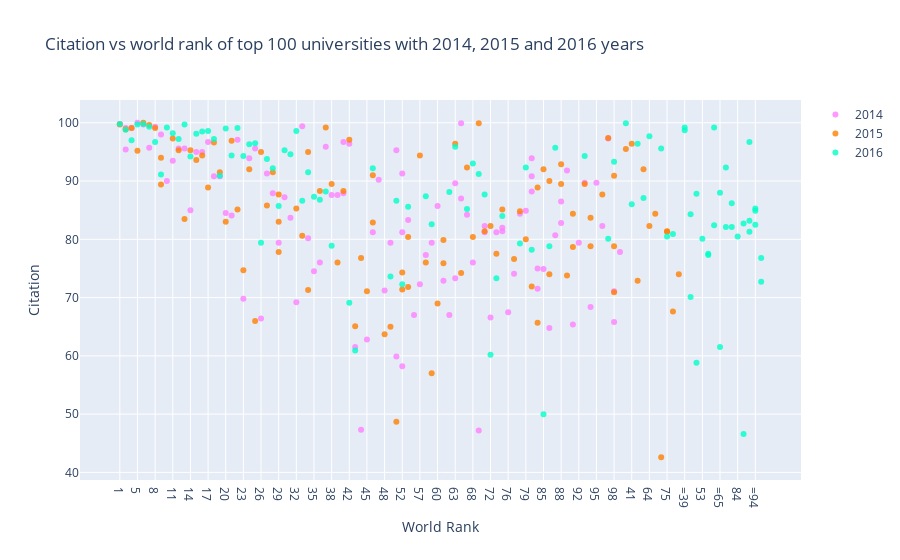

Source (notebook cell):
### Markdown cell above
<a id = "2"></a>
## Scatter

<span style="color:red">Scatter Example: Citation vs world rank of top 100 universities with 2014, 2015 and 2016 years</span>

* Import graph_objs as go
* Creating traces
  * x = x axis
  * y = y axis
  * mode = type of plot like marker, line or line + markers
  * name = name of the plots
  * marker = marker is used with dictionary.
    * color = color of lines. It takes RGB (red, green, blue) and opacity (alpha)
  * text = The hover text (hover is curser)
* data = is a list that we add traces into it
* layout = it is dictionary.
  * title = title of layout
  * x axis = it is dictionary
    * title = label of x axis
    * ticklen = length of x axis ticks
    * zeroline = showing zero line or not
  * y axis = it is dictionary and same with x axis
* fig = it includes data and layout
* iplot() = plots the figure(fig) that is created by data and layout

### Code cell
# prepare data frames
df2014 = timesData[timesData.year == 2014].iloc[:100,:]
df2015 = timesData[timesData.year == 2015].iloc[:100,:]
df2016 = timesData[timesData.year == 2016].iloc[:100,:]

# import graph objects as "go"
import plotly.graph_objs as go

# creating trace1
trace1 =go.Scatter(
                    x = df2014.world_rank,
                    y = df2014.citations,
                    mode = "markers",
                    name = "2014",
                    marker = dict(color = 'rgba(255, 128, 255, 0.8)'),
                    text= df2014.university_name)
# creating trace2
trace2 =go.Scatter(
                    x = df2015.world_rank,
                    y = df2015.citations,
                    mode = "markers",
                    name = "2015",
                    marker = dict(color = 'rgba(255, 128, 2, 0.8)'),
                    text= df2015.university_name)
# creating trace3
trace3 =go.Scatter(
                    x = df2016.world_rank,
                    y = df2016.citations,
                    mode = "markers",
                    name = "2016",
                    marker = dict(color = 'rgba(0, 255, 200, 0.8)'),
                    text= df2016.university_name)
data = [trace1, trace2, trace3]
layout = dict(title = 'Citation vs world rank of top 100 universities with 2014, 2015 and 2016 years',
              xaxis= dict(title= 'World Rank',ticklen= 5,zeroline= False),
              yaxis= dict(title= 'Citation',ticklen= 5,zeroline= False)
             )
fig = dict(data = data, layout = layout)
iplot(fig)

### Figure 1 — Plotly figure (JSON) as saved in the notebook; plotly's stock layout.template omitted (floating-point values rounded to 4 significant figures)
{"data": [{"marker": {"color": "rgba(255, 128, 255, 0.8)"}, "mode": "markers", "name": "2014", "text": ["California Institute of Technology", "Harvard University", "University of Oxford", "Stanford University", "Massachusetts Institute of Technology", "Princeton University", "University of Cambridge", "University of California, Berkeley", "University of Chicago", "Imperial College London", "Yale University", "University of California, Los Angeles", "Columbia University", "ETH Zurich – Swiss Federal Institute of Technology Zurich", "Johns Hopkins University", "University of Pennsylvania", "Duke University", "University of Michigan", "Cornell University", "University of Toronto", "University College London", "Northwestern University", "University of Tokyo", "Carnegie Mellon University", "University of Washington", "National University of Singapore", "University of Texas at Austin", "Georgia Institute of Technology", "University of Illinois at Urbana-Champaign", "University of Wisconsin-Madison", "University of British Columbia", "London School of Economics and Political Science", "University of California, Santa Barbara", "University of Melbourne", "McGill University", "Karolinska Institute", "École Polytechnique Fédérale de Lausanne", "King’s College London", "University of Edinburgh", "New York University", "University of California, San Diego", "Washington University in St Louis", "University of Hong Kong", "Seoul National University", "Peking University", "University of Minnesota", "University of North Carolina at Chapel Hill", "Australian National University", "Pennsylvania State University", "Boston University", "Tsinghua University", "Brown University", "Kyoto University", "University of California, Davis", "LMU Munich", "Korea Advanced Institute of Science and Technology (KAIST)", "Hong Kong University of Science and Technology", "University of Manchester", "Ohio State University", "Pohang University of Science and Technology", "KU Leuven", "Purdue University", "The University of Queensland", "University of Göttingen", "Rice University", "École Normale Supérieure", "Leiden University", "Heidelberg University", "Delft University of Technology", "University of Southern California", "École Polytechnique", "University of Sydney", "Erasmus University Rotterdam", "University of Basel", "Utrecht University", "Nanyang Technological University", "Wageningen University and Research Center", "University of Pittsburgh", "University of Bristol", "Durham University", "Emory University", "Tufts University", "Michigan State University", "University of Amsterdam", "Ghent University", "Free University of Berlin", "Technical University of Munich", "Case Western Reserve University", "Vanderbilt University", "University of Notre Dame", "Monash University", "McMaster University", "University of California, Irvine", "Humboldt University of Berlin", "University of Rochester", "Pierre and Marie Curie University", "University of Colorado Boulder", "Maastricht University", "University of Groningen", "University of Helsinki"], "type": "scatter", "x": ["1", "2", "2", "4", "5", "6", "7", "8", "9", "10", "11", "12", "13", "14", "15", "16", "17", "18", "19", "20", "21", "22", "23", "24", "25", "26", "27", "28", "29", "30", "31", "32", "33", "34", "35", "36", "37", "38", "39", "40", "40", "42", "43", "44", "45", "46", "47", "48", "49", "50", "50", "52", "52", "52", "55", "56", "57", "58", "59", "60", "61", "62", "63", "63", "65", "65", "67", "68", "69", "70", "70", "72", "73", "74", "74", "76", "77", "78", "79", "80", "80", "80", "83", "83", "85", "86", "87", "88", "88", "90", "91", "92", "93", "94", "95", "96", "97", "98", "98", "100"], "y": [99.8, 99.1, 95.4, 99.1, 100.0, 99.7, 95.7, 99.3, 98.0, 90.0, 93.5, 95.6, 95.6, 85.0, 95.0, 95.0, 96.7, 90.8, 90.8, 84.5, 84.1, 97.1, 69.8, 93.9, 95.6, 66.4, 91.3, 87.9, 79.4, 87.2, 83.7, 69.2, 99.4, 80.2, 74.5, 76.0, 95.9, 87.6, 87.6, 87.9, 96.7, 96.4, 61.5, 47.3, 62.8, 81.2, 90.2, 71.2, 79.4, 95.3, 59.9, 91.3, 58.2, 81.2, 83.3, 67.0, 72.3, 77.3, 79.4, 85.7, 72.9, 67.0, 73.3, 89.6, 99.9, 87.0, 84.2, 76.0, 47.2, 81.2, 82.3, 66.6, 81.2, 81.4, 82.0, 67.5, 74.1, 84.4, 84.9, 88.2, 90.8, 93.9, 71.5, 75.0, 74.9, 64.8, 80.7, 82.8, 86.5, 91.8, 65.4, 79.4, 89.7, 68.4, 89.7, 82.3, 97.3, 65.8, 71.1, 77.8]}, {"marker": {"color": "rgba(255, 128, 2, 0.8)"}, "mode": "markers", "name": "2015", "text": ["California Institute of Technology", "Harvard University", "University of Oxford", "Stanford University", "University of Cambridge", "Massachusetts Institute of Technology", "Princeton University", "University of California, Berkeley", "Imperial College London", "Yale University", "University of Chicago", "University of California, Los Angeles", "ETH Zurich – Swiss Federal Institute of Technology Zurich", "Columbia University", "Johns Hopkins University", "University of Pennsylvania", "University of Michigan", "Duke University", "Cornell University", "University of Toronto", "Northwestern University", "University College London", "University of Tokyo", "Carnegie Mellon University", "National University of Singapore", "University of Washington", "Georgia Institute of Technology", "University of Texas at Austin", "LMU Munich", "University of Illinois at Urbana-Champaign", "University of Wisconsin-Madison", "University of British Columbia", "University of Melbourne", "London School of Economics and Political Science", "École Polytechnique Fédérale de Lausanne", "University of Edinburgh", "University of California, Santa Barbara", "New York University", "McGill University", "King’s College London", "University of California, San Diego", "Washington University in St Louis", "University of Hong Kong", "Karolinska Institute", "Australian National University", "University of Minnesota", "University of North Carolina at Chapel Hill", "Peking University", "Tsinghua University", "Seoul National University", "Hong Kong University of Science and Technology", "Korea Advanced Institute of Science and Technology (KAIST)", "University of Manchester", "Brown University", "KU Leuven", "University of California, Davis", "Boston University", "Pennsylvania State University", "Kyoto University", "University of Sydney", "Nanyang Technological University", "École Polytechnique", "Scuola Normale Superiore di Pisa", "Leiden University", "The University of Queensland", "Pohang University of Science and Technology", "University of Göttingen", "Ohio State University", "Rice University", "Heidelberg University", "Delft University of Technology", "Erasmus University Rotterdam", "Wageningen University and Research Center", "University of Bristol", "University of Basel", "University of Southern California", "University of Amsterdam", "École Normale Supérieure", "Utrecht University", "Humboldt University of Berlin", "Free University of Berlin", "Michigan State University", "Durham University", "Monash University", "Middle East Technical University", "University of Arizona", "University of Notre Dame", "Tufts University", "University of California, Irvine", "Ghent University", "University of Massachusetts", "University of Pittsburgh", "Emory University", "McMaster University", "University of Glasgow", "Vanderbilt University", "University of Colorado Boulder", "Stockholm University", "Technical University of Munich", "Uppsala University"], "type": "scatter", "x": ["1", "2", "3", "4", "5", "6", "7", "8", "9", "9", "11", "12", "13", "14", "15", "16", "17", "18", "19", "20", "21", "22", "23", "24", "25", "26", "27", "28", "29", "29", "29", "32", "33", "34", "34", "36", "37", "38", "39", "40", "41", "42", "43", "44", "45", "46", "46", "48", "49", "50", "51", "52", "52", "54", "55", "55", "57", "58", "59", "60", "61", "61", "63", "64", "65", "66", "67", "68", "69", "70", "71", "72", "73", "74", "75", "75", "77", "78", "79", "80", "81", "82", "83", "83", "85", "86", "86", "88", "88", "90", "91", "91", "93", "94", "94", "96", "97", "98", "98", "98"], "y": [99.7, 98.9, 95.5, 99.1, 95.2, 100.0, 99.6, 99.1, 89.4, 94.0, 97.3, 95.3, 83.5, 95.3, 93.6, 94.4, 88.9, 96.6, 91.5, 83.0, 96.9, 85.1, 74.7, 92.0, 66.0, 95.0, 85.8, 91.5, 83.0, 77.8, 87.7, 85.3, 80.6, 71.3, 95.0, 88.3, 99.2, 89.5, 76.0, 88.3, 96.4, 97.1, 65.1, 76.8, 71.1, 82.9, 91.0, 63.7, 65.0, 48.7, 72.9, 71.4, 74.3, 92.0, 71.8, 80.4, 94.4, 76.0, 57.0, 69.0, 75.9, 79.9, 96.4, 82.3, 74.2, 84.4, 92.3, 80.4, 99.9, 81.4, 42.6, 82.3, 77.5, 85.1, 81.4, 81.3, 76.6, 84.8, 80.0, 71.9, 67.6, 74.0, 88.9, 65.7, 92.0, 74.0, 90.0, 92.9, 89.5, 73.8, 78.7, 84.4, 89.5, 78.8, 83.7, 87.7, 97.4, 90.9, 78.8, 70.9]}, {"marker": {"color": "rgba(0, 255, 200, 0.8)"}, "mode": "markers", "name": "2016", "text": ["California Institute of Technology", "University of Oxford", "Stanford University", "University of Cambridge", "Massachusetts Institute of Technology", "Harvard University", "Princeton University", "Imperial College London", "ETH Zurich – Swiss Federal Institute of Technology Zurich", "University of Chicago", "Johns Hopkins University", "Yale University", "University of California, Berkeley", "University College London", "Columbia University", "University of California, Los Angeles", "University of Pennsylvania", "Cornell University", "University of Toronto", "Duke University", "University of Michigan", "Carnegie Mellon University", "London School of Economics and Political Science", "University of Edinburgh", "Northwestern University", "National University of Singapore", "King’s College London", "Karolinska Institute", "LMU Munich", "New York University", "École Polytechnique Fédérale de Lausanne", "University of Washington", "University of Melbourne", "University of British Columbia", "KU Leuven", "University of Illinois at Urbana-Champaign", "Heidelberg University", "McGill University", "University of California, San Diego", "University of California, Santa Barbara", "Georgia Institute of Technology", "Peking University", "University of Tokyo", "University of California, Davis", "University of Hong Kong", "University of Texas at Austin", "Tsinghua University", "Wageningen University and Research Center", "Humboldt University of Berlin", "University of Wisconsin-Madison", "Brown University", "Australian National University", "Technical University of Munich", "École Normale Supérieure", "Nanyang Technological University", "University of Manchester", "University of Sydney", "University of Amsterdam", "Hong Kong University of Science and Technology", "The University of Queensland", "Washington University in St Louis", "Utrecht University", "University of North Carolina at Chapel Hill", "Boston University", "Delft University of Technology", "University of Minnesota", "Leiden University", "University of Southern California", "University of Bristol", "Durham University", "Erasmus University Rotterdam", "Free University of Berlin", "Monash University", "University of Groningen", "Pennsylvania State University", "University of Glasgow", "University of Helsinki", "University of Tübingen", "University of Pittsburgh", "University of Warwick", "Uppsala University", "University of Copenhagen", "University of New South Wales", "University of Freiburg", "Seoul National University", "University of St Andrews", "Vanderbilt University", "Kyoto University", "Maastricht University", "Emory University", "Lund University", "Ohio State University", "University of Exeter", "University of Bonn", "Georgetown University", "McMaster University", "University of Sheffield", "Queen Mary University of London", "University of Göttingen", "Michigan State University"], "type": "scatter", "x": ["1", "2", "3", "4", "5", "6", "7", "8", "9", "10", "11", "12", "13", "14", "15", "16", "17", "18", "19", "20", "21", "22", "23", "24", "25", "26", "27", "28", "29", "30", "31", "32", "33", "34", "35", "36", "37", "38", "=39", "=39", "41", "42", "43", "=44", "=44", "46", "=47", "=47", "49", "50", "51", "52", "53", "54", "55", "=56", "=56", "58", "59", "=60", "=60", "62", "63", "64", "=65", "=65", "67", "68", "69", "70", "71", "72", "73", "74", "75", "=76", "=76", "78", "79", "80", "81", "=82", "=82", "84", "85", "86", "87", "=88", "=88", "=90", "=90", "=90", "93", "=94", "=94", "=94", "97", "98", "=99", "=99"], "y": [99.8, 98.8, 99.9, 97.0, 99.7, 99.8, 99.3, 96.7, 91.1, 99.2, 98.2, 97.2, 99.7, 94.2, 98.1, 98.5, 98.6, 97.2, 90.9, 99.0, 94.4, 99.1, 94.3, 96.3, 96.5, 79.4, 93.8, 92.2, 85.7, 95.3, 94.6, 98.6, 86.6, 91.5, 87.3, 86.8, 88.2, 78.9, 98.7, 99.2, 86.0, 69.1, 60.9, 84.3, 70.1, 92.2, 58.8, 87.8, 73.6, 86.6, 96.4, 72.3, 80.1, 87.1, 85.6, 77.3, 77.5, 87.4, 82.6, 82.4, 99.2, 88.1, 95.9, 97.7, 61.5, 88.0, 85.2, 93.0, 91.2, 87.7, 95.6, 60.2, 73.3, 84.0, 80.5, 92.3, 82.1, 79.3, 92.3, 78.2, 80.9, 86.2, 82.1, 80.5, 50.0, 78.8, 95.7, 46.6, 82.7, 96.7, 81.3, 83.2, 94.3, 85.3, 82.5, 84.9, 80.1, 93.3, 72.7, 76.8]}], "layout": {"title": {"text": "Citation vs world rank of top 100 universities with 2014, 2015 and 2016 years"}, "xaxis": {"ticklen": 5, "title": {"text": "World Rank"}, "zeroline": false}, "yaxis": {"ticklen": 5, "title": {"text": "Citation"}, "zeroline": false}}}
